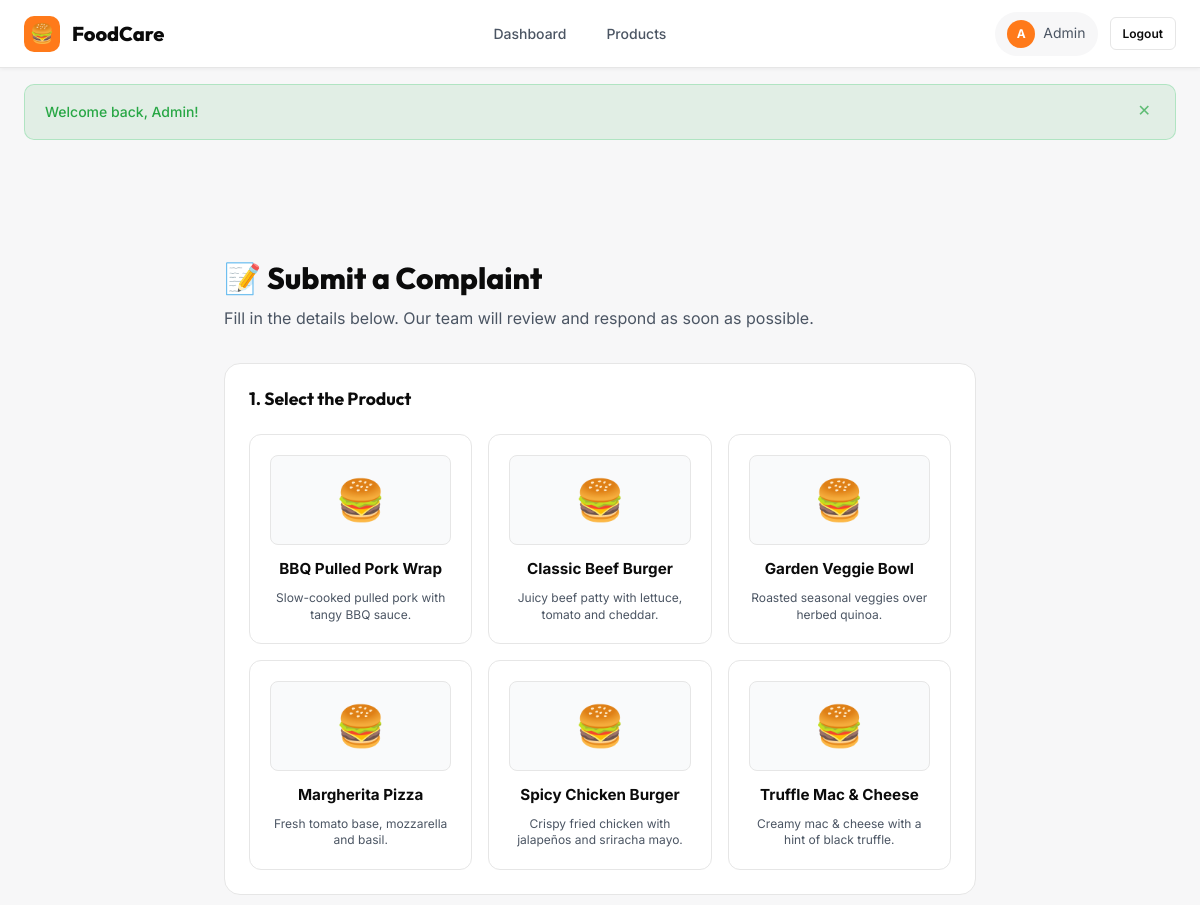
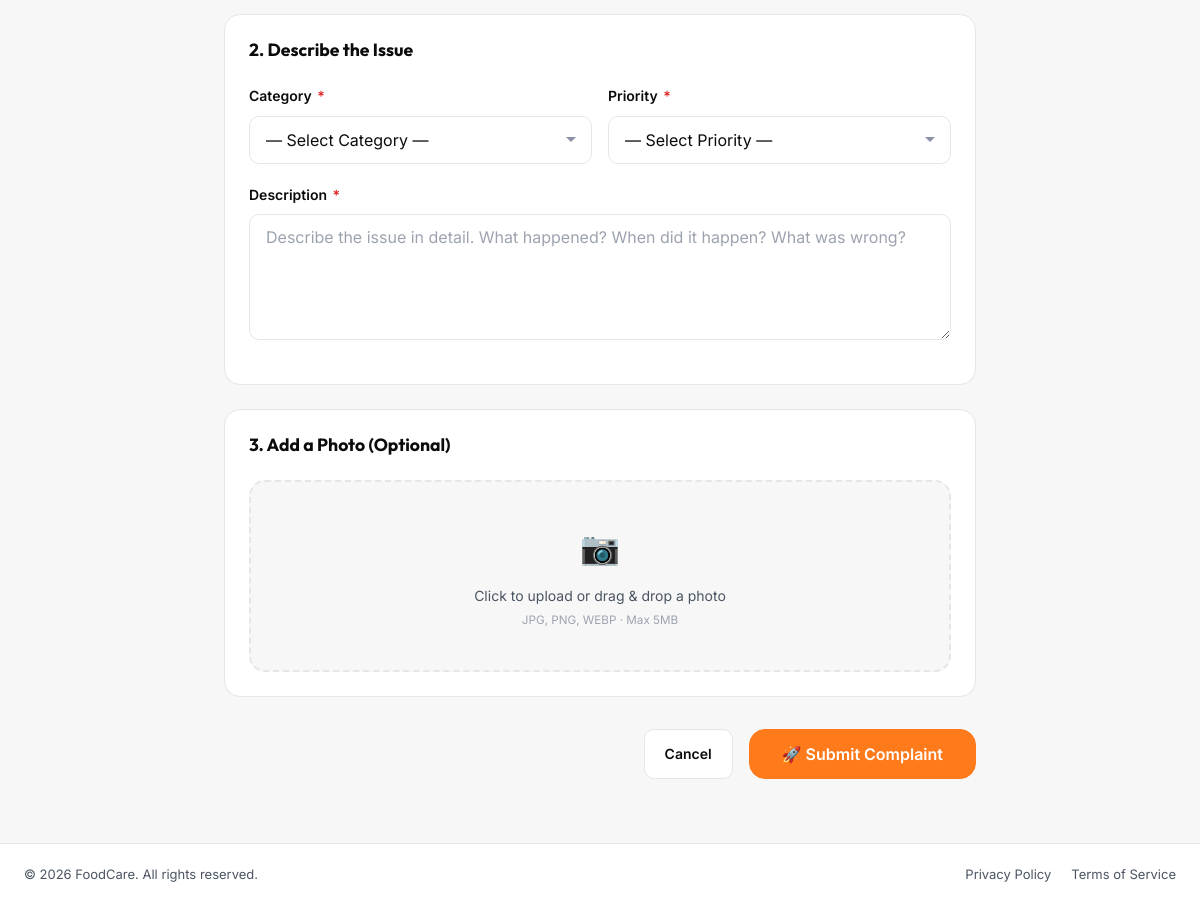
The app's page /submit_complaint.php (signed in) with its own data (2 pictures, top to bottom).
### tables this page shows
CREATE TABLE IF NOT EXISTS products (
    id          INT AUTO_INCREMENT PRIMARY KEY,
    name        VARCHAR(150) NOT NULL,
    description TEXT,
    price       DECIMAL(10, 2) NOT NULL DEFAULT 0.00,
    image       VARCHAR(255),
    created_at  TIMESTAMP DEFAULT CURRENT_TIMESTAMP,
    updated_at  TIMESTAMP DEFAULT CURRENT_TIMESTAMP ON UPDATE CURRENT_TIMESTAMP
);

### includes/auth.php (called while the page is built, shortened)
<?php
function is_logged_in(): bool {
    return isset($_SESSION['user_id']) && !empty($_SESSION['user_id']);
}
function is_admin(): bool {
    return is_logged_in() && isset($_SESSION['role']) && $_SESSION['role'] === 'admin';
}
function get_current_user_name(): string {
    return $_SESSION['name'] ?? 'Guest';
}
function get_flash(): ?array {
    if (isset($_SESSION['flash'])) {
        $flash = $_SESSION['flash'];
        return $flash;
    }
    return null;
}

### submit_complaint.php (the view, shortened to what this page needs)
<?php
require_once __DIR__ . '/includes/auth.php';
$pdo = get_db_connection();
$products_stmt = $pdo->query("SELECT id, name, description, price, image FROM products ORDER BY name ASC");
$products = $products_stmt->fetchAll();
require_once __DIR__ . '/includes/header.php';
?>
<main class="page-wrapper">
    <div class="container animate-fade-in" style="max-width:800px;">
        <div class="page-header">
            <h1 class="page-header__title">📝 Submit a Complaint</h1>
            <p class="page-header__subtitle">
                Fill in the details below. Our team will review and respond as soon as possible.
            </p>
        </div>
        <form method="POST" action="<?= BASE_PATH ?>/submit_complaint.php" enctype="multipart/form-data" id="complaint-form" novalidate>
            <div class="card" style="margin-bottom:1.5rem;">
                <h2 style="font-size:1.1rem; font-weight:700; margin-bottom:1.5rem;">1. Select the Product</h2>
                <div class="products-grid" id="product-grid" style="display:grid; grid-template-columns:repeat(auto-fill, minmax(200px, 1fr)); gap:1rem;">
                    <?php if (empty($products)): ?>
                        <p style="color:var(--clr-text-muted); font-size:0.875rem;">No products available.</p>
                    <?php else: ?>
                        <?php foreach ($products as $product): ?>
                            <div class="product-card" data-product-id="<?= $product['id'] ?>" type="button" style="display:flex; flex-direction:column; align-items:center; text-align:center; padding:1.25rem; border:1px solid var(--fc-border); border-radius:12px; cursor:pointer; background:#fff; transition:all 0.15s ease;">
                                <div style="width:100%; height:90px; border-radius:8px; background:#F9FAFB; display:flex; align-items:center; justify-content:center; overflow:hidden; border:1px solid #E6E6E6; margin-bottom:0.75rem;">
                                    <?php if (!empty($product['image'])): ?>
                                        <img src="<?= BASE_PATH ?>/uploads/<?= htmlspecialchars($product['image']) ?>" style="width:100%; height:100%; object-fit:cover;">
                                    <?php else: ?>
                                        <span style="font-size:2.5rem;">🍔</span>
                                    <?php endif; ?>
                                </div>
                                <div class="product-card__name" style="font-weight:700; color:var(--fc-black); margin-bottom:0.25rem; font-size:0.95rem;"><?= htmlspecialchars($product['name']) ?></div>
                                <p style="color:var(--clr-text-muted); font-size:0.75rem; margin-top:0.25rem; line-height:1.4;">
                                    <?= htmlspecialchars($product['description']) ?>
                                </p>
                            </div>
                        <?php endforeach; ?>
                    <?php endif; ?>
                </div>
            </div>
            <div class="card" style="margin-bottom:1.5rem;">
                <h2 style="font-size:1.1rem; font-weight:700; margin-bottom:1.5rem;">2. Describe the Issue</h2>
                <div style="display:grid; grid-template-columns:1fr 1fr; gap:1rem;">
                    <div class="form-group">
                        <label for="category" class="form-label">Category <span class="required">*</span></label>
                        <select id="category" name="category" class="form-select" required>
                            <option value="">— Select Category —</option>
                        </select>
                    </div>
                    <div class="form-group">
                        <label for="priority" class="form-label">Priority <span class="required">*</span></label>
                        <select id="priority" name="priority" class="form-select" required>
                            <option value="">— Select Priority —</option>
                        </select>
                    </div>
                </div>
                <div class="form-group">
                    <label for="description" class="form-label">Description <span class="required">*</span></label>
                    <textarea id="description" name="description" class="form-textarea" rows="5"
                               placeholder="Describe the issue in detail. What happened? When did it happen? What was wrong?" required></textarea>
                </div>
            </div>
            <div class="card" style="margin-bottom:2rem;">
                <h2 style="font-size:1.1rem; font-weight:700; margin-bottom:1.5rem;">3. Add a Photo (Optional)</h2>
                <div class="upload-zone" id="photo-upload-zone">
                    <div class="upload-zone__icon">📷</div>
                    <p class="upload-zone__text">Click to upload or drag & drop a photo<br>
                        <small style="color:var(--clr-text-faint);">JPG, PNG, WEBP · Max 5MB</small>
                    </p>
                </div>
            </div>
            <div class="flex" style="gap:1rem; justify-content:flex-end; flex-wrap:wrap;">
                <a href="<?= BASE_PATH ?>/customer_dashboard.php" class="btn btn--secondary" id="submit-cancel-btn">Cancel</a>
                <button type="submit" class="btn btn--primary btn--lg" id="submit-complaint-btn">
                    🚀 Submit Complaint
                </button>
            </div>
        </form>
    </div>
</main>
<?php require_once __DIR__ . '/includes/footer.php'; ?>

### includes/header.php (shortened to what this page needs)
<?php
$page_class  = $page_class  ?? '';
$flash = get_flash();
?>
<!DOCTYPE html>
<html lang="en">
<head>
    <link rel="stylesheet" href="<?= BASE_PATH ?>/css/style.css?v=2">
</head>
<body class="<?= htmlspecialchars($page_class) ?>">
<nav class="navbar" role="navigation" aria-label="Main navigation">
    <div class="container navbar__inner">
        <a href="<?= BASE_PATH ?>/index.php" class="navbar__brand" id="nav-brand">
            <div class="navbar__logo" aria-hidden="true">🍔</div>
            <span class="navbar__name"><?= APP_NAME ?></span>
        </a>
        <ul class="navbar__links" id="nav-links" role="list">
            <?php if (!is_logged_in()): ?>
                <li><a href="#how-it-works" class="navbar__link" id="nav-how">How it works</a></li>
                <li><a href="#about"        class="navbar__link" id="nav-about">About</a></li>
                <li><a href="#contact"      class="navbar__link" id="nav-contact">Contact</a></li>
            <?php elseif (is_admin()): ?>
                <li><a href="<?= BASE_PATH ?>/admin/dashboard.php" class="navbar__link" id="nav-admin-dash">Dashboard</a></li>
                <li><a href="<?= BASE_PATH ?>/admin/products.php"  class="navbar__link" id="nav-admin-products">Products</a></li>
            <?php endif; ?>
        </ul>
        <div class="navbar__actions">
            <?php if (is_logged_in()): ?>
                <div class="navbar__user">
                    <div class="navbar__avatar" aria-hidden="true">
                        <?= strtoupper(substr(get_current_user_name(), 0, 1)) ?>
                    </div>
                    <span id="nav-username"><?= htmlspecialchars(get_current_user_name()) ?></span>
                </div>
                <a href="<?= BASE_PATH ?>/logout.php" class="btn btn--secondary btn--sm" id="nav-logout">Logout</a>
            <?php else: ?>
                <a href="<?= BASE_PATH ?>/login.php?role=admin" class="btn btn--admin btn--sm"   id="nav-admin-btn">Admin Login</a>
                <a href="<?= BASE_PATH ?>/login.php"            class="btn btn--primary btn--sm" id="nav-user-btn">User Login</a>
            <?php endif; ?>
        </div>
    </div>
</nav>
<?php if ($flash): ?>
<div class="container" style="padding-top: calc(var(--navbar-h) + 1rem);">
    <div class="alert alert--<?= htmlspecialchars($flash['type']) ?>" role="alert" id="flash-message">
        <span><?= htmlspecialchars($flash['message']) ?></span>
        <button class="alert__close" aria-label="Close" title="Dismiss">✕</button>
    </div>
</div>
<?php endif; ?>

### includes/footer.php (shortened to what this page needs)
<?php
$current_year = date('Y');
?>
<footer class="site-footer" role="contentinfo">
    <div class="container site-footer__inner">
        <span class="site-footer__copy">© <?= $current_year ?> FoodCare. All rights reserved.</span>
        <div class="site-footer__links">
            <a href="#" id="footer-privacy">Privacy Policy</a>
            <a href="#" id="footer-terms">Terms of Service</a>
        </div>
    </div>
</footer>
</body>
</html>

### submit_complaint.php (style rules this page uses)
html { height: auto !important; }
body { height: auto !important; display: flex; flex-direction: column; min-height: 100vh; }
body > main, body > .page-wrapper { flex: 1 1 auto; height: auto !important; overflow: visible !important; }
.site-footer { margin-top: 0 !important; }

### records on screen
products: name "BBQ Pulled Pork Wrap", description "Slow-cooked pulled pork with tangy BBQ sauce."
products: name "Classic Beef Burger", description "Juicy beef patty with lettuce, tomato and cheddar."
products: name "Garden Veggie Bowl", description "Roasted seasonal veggies over herbed quinoa."
products: name "Margherita Pizza", description "Fresh tomato base, mozzarella and basil."
products: name "Spicy Chicken Burger", description "Crispy fried chicken with jalapeños and sriracha mayo."
products: name "Truffle Mac & Cheese", description "Creamy mac & cheese with a hint of black truffle."

### other values on screen
APP_NAME "FoodCare"
substr(get_current_user_name(), 0, 1) "A"
get_current_user_name() "Admin"
$flash['message'] "Welcome back, Admin!"
